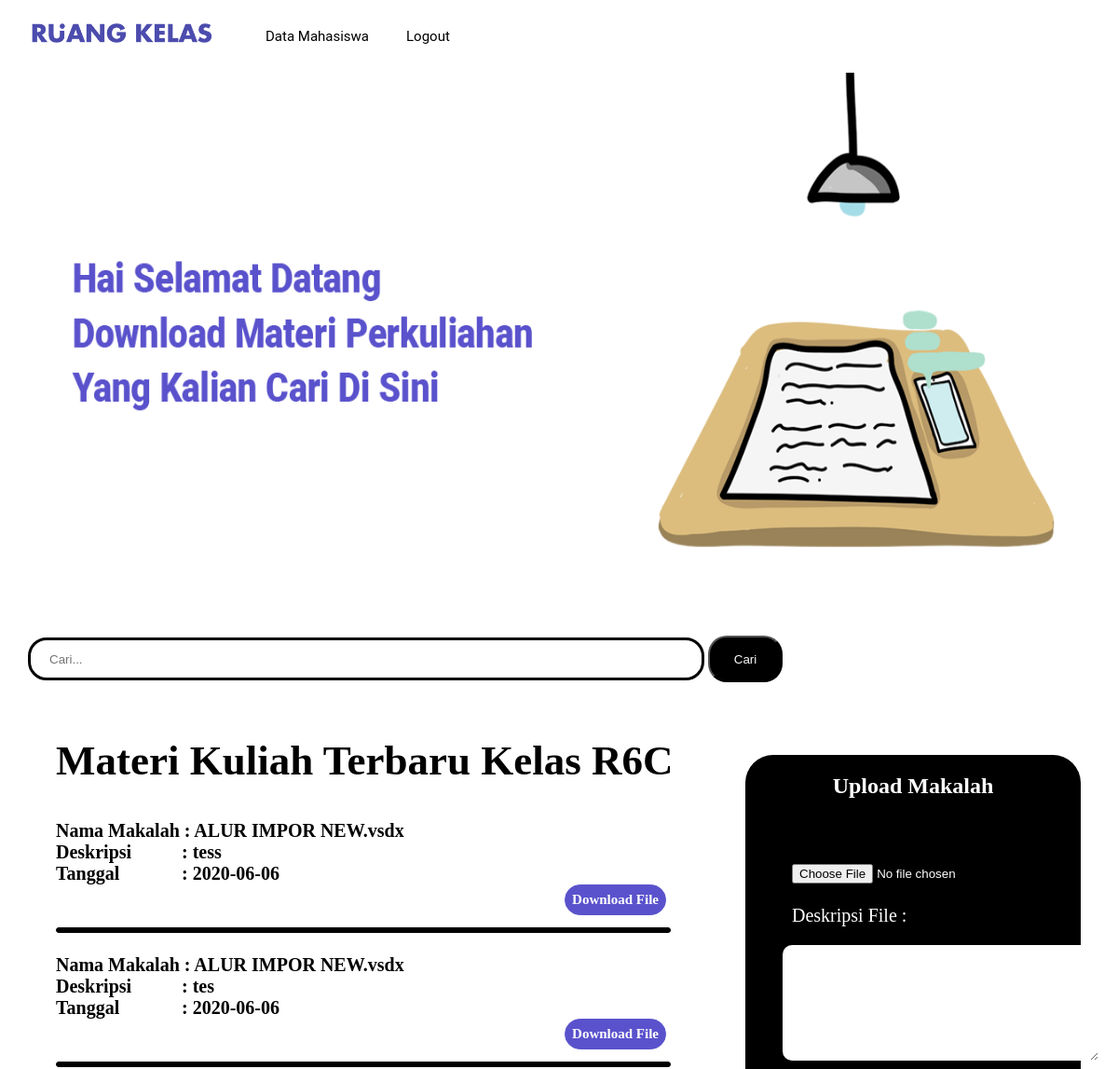
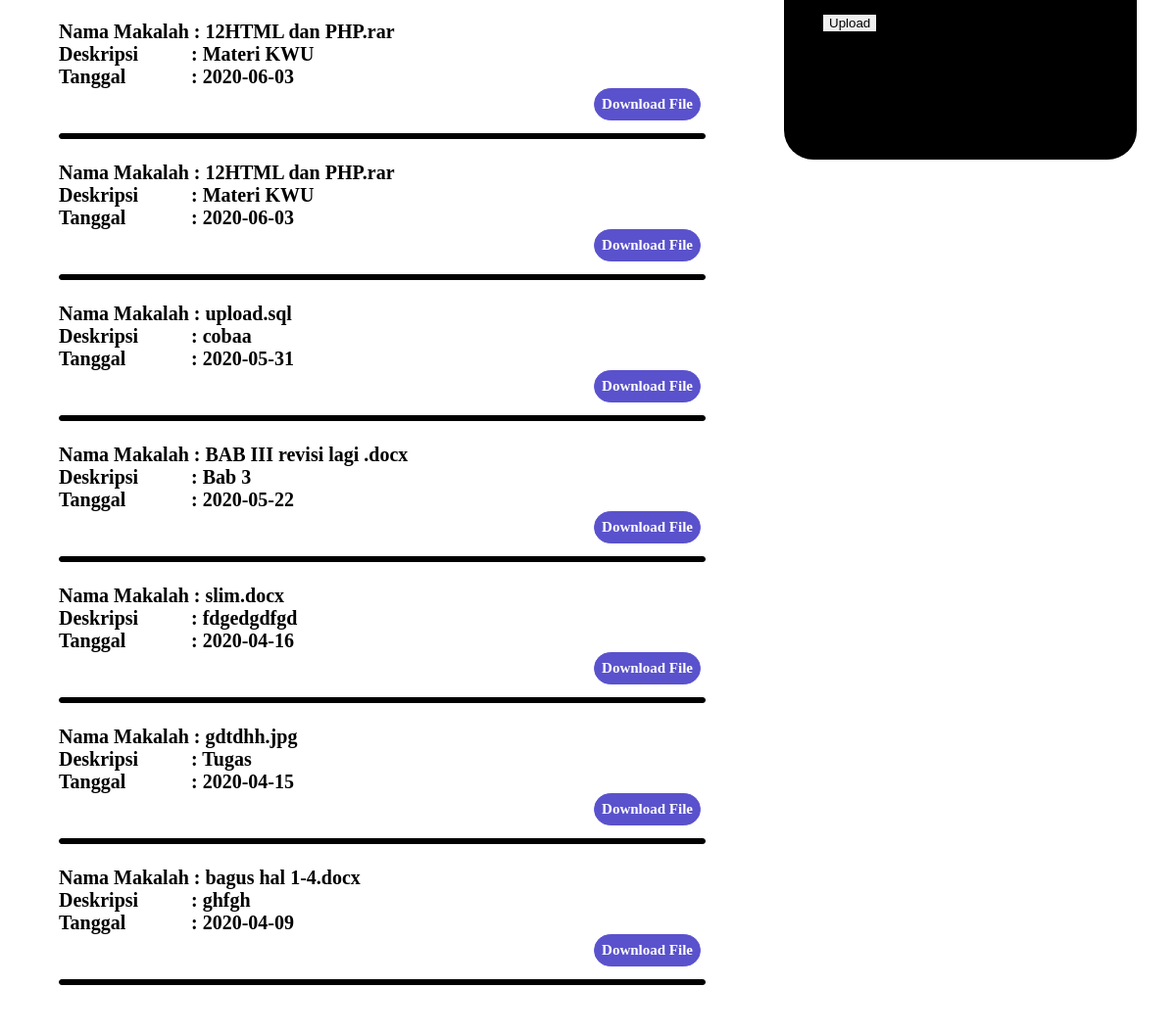
/projek/home.php, run on the app's committed database (2 pictures, top to bottom).
### tables this page shows
CREATE TABLE `upload` (
  `id_upload` int(4) NOT NULL,
  `nama_file` varchar(100) NOT NULL,
  `deskripsi` text NOT NULL,
  `tgl_upload` date NOT NULL,
  `hits` int(3) NOT NULL
);

### projek/home.php (the view, shortened to what this page needs)
<!DOCTYPE html>
<html>
<head>
	<link rel="stylesheet" type="text/css" href="home.css">
</head>
<body>
	<div class="wrap">
	<div class="menu">
	<div class="gambar">
<img src="gambar/logo.png" width="200" height="36">
</div>
	<ul>
  <li><a href="logout.php">Logout</a></li>
  <li><a href="crud.php">Data Mahasiswa</a></li>
    </div>
			<div class="badan">
		<div class="header">
		<center> <img src="gambar/header3.png" width="100%" height="600"> </center>
		</div>
<div class="form">
  <input class="search" type="text" placeholder="Cari..." required>
  <input class="button" type="button" value="Cari">
</div>
				<div class="content1">
				<h2> Materi Kuliah Terbaru Kelas R6C </h2>
				<br>
<?php
$konek = mysqli_connect("localhost","root","","r6c");
$query = "SELECT * FROM upload ORDER BY id_upload DESC";
$hasil = mysqli_query($konek, $query);
while ($r = mysqli_fetch_array($hasil)){
echo "<pre><h1>Nama Makalah : <b>$r[nama_file]</b> <br>";
echo "Deskripsi 	   : $r[deskripsi] <br>";
echo "Tanggal		   : $r[tgl_upload]";
echo "<br><a href=\"simpan.php?file=$r[nama_file]\"><h3>Download File</h3></a><br><br><hr><br></pre>";
}
?>
</div>
<div class="samping">
<h2> Upload Makalah </h2>
<form enctype="multipart/form-data" method="POST" action="hasil_upload.php">
<a><input type="file" name="fupload"><br><br>
<a>Deskripsi File : </a>
<textarea name="deskripsi" rows="8" cols="40"></textarea><br>
<input type=submit value=Upload>
</form>
</div>
</body>
</html>

### projek/home.css (style rules this page uses)
* { margin:0px auto; }
.wrap { background:white; position:relatif; }
.wrap .header { background:white; height: 100%; width:100%; position:relatif; }
.gambar { position:relative; margin-left:30px; margin-top:3px; padding:15px 0 15px 0; float:left; }
.menu ul { float: left; padding:15px 90px 15px 40px; }
.menu li { float: right; margin-right:10px; }
.menu ul a { display: block; padding: 15px; color: black; font-size:15px; font-family:roboto; text-decoration: none; }
ul { list-style: none; }
.samping { width:30%; background:black; float:right; margin-right:40px; height:500px; margin-top:50px; border:1 px solid black; border-radius:30px; }
.samping textarea { margin-top:20px; border: 0 solid; border-radius:10px; }
.samping input { margin-top:20px; border:0px solid; }
.samping a { margin-left:10px; }
form { margin:50px 20px 20px 40px; }
form a { color:white; font-family:calibri; font-size:20px; }
.samping h2 { padding:20px 20px 0 20px; font-family:futura; color:white; text-align:center; }
.search { width:680px; height:20px; padding:10px 20px; background:white; border:3px solid black; margin-bottom:30px; margin-left:30px; border-radius:20px; color:black; }
.button { height:50px; width:80px; position:relative; padding:6px 15px; border:0 sdolid black; border-radius:20px; background-color:black; color:#fafafa; }
.wrap .badan .content1 { height:100%; background-color:white; margin-right:20px; float:left; height:100%; width:60%; margin-left:30px; margin-bottom:30px; }
.wrap .badan .content1 hr { display:block; height: 4px; background:black; border:1px solid black; border-radius:10px; margin-right:30px; }
.content1 h2 { font-size:45px; color:black; font-family:futura; text-align: left; margin-bottom:20px; padding:30px 0 0 30px; }

### projek/home.php (style rules this page uses)
h1 { font-size:20px; font-family:calibri; padding:0 0 0 30px; color:black; }
h3 { background:#5A52CC; font-size:20px; padding:7px 7px 7px 7px; font-family:calibri; font-size:15px; text-decoration:none; float: right; margin-right:35px; color:white; border:1px solid #5A52CC; border-radius:30px; }

### data on the page
upload: nama_file "ALUR IMPOR NEW.vsdx", deskripsi "tess", tgl_upload "2020-06-06"
upload: nama_file "ALUR IMPOR NEW.vsdx", deskripsi "tes", tgl_upload "2020-06-06"
upload: nama_file "12HTML dan PHP.rar", deskripsi "Materi KWU", tgl_upload "2020-06-03"
upload: nama_file "12HTML dan PHP.rar", deskripsi "Materi KWU", tgl_upload "2020-06-03"
upload: nama_file "upload.sql", deskripsi "cobaa", tgl_upload "2020-05-31"
upload: nama_file "BAB III revisi lagi .docx", deskripsi "Bab 3", tgl_upload "2020-05-22"
upload: nama_file "slim.docx", deskripsi "fdgedgdfgd", tgl_upload "2020-04-16"
upload: nama_file "gdtdhh.jpg", deskripsi "Tugas", tgl_upload "2020-04-15"
upload: nama_file "bagus hal 1-4.docx", deskripsi "ghfgh", tgl_upload "2020-04-09"
